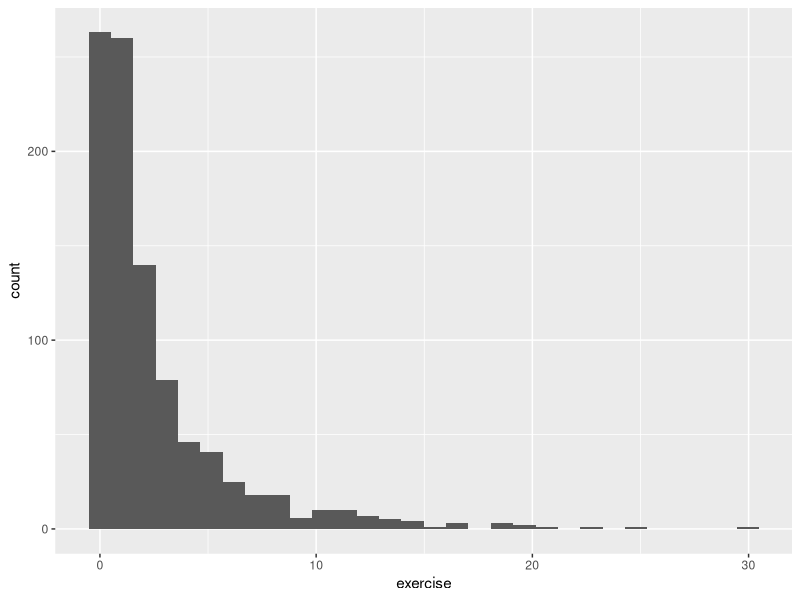
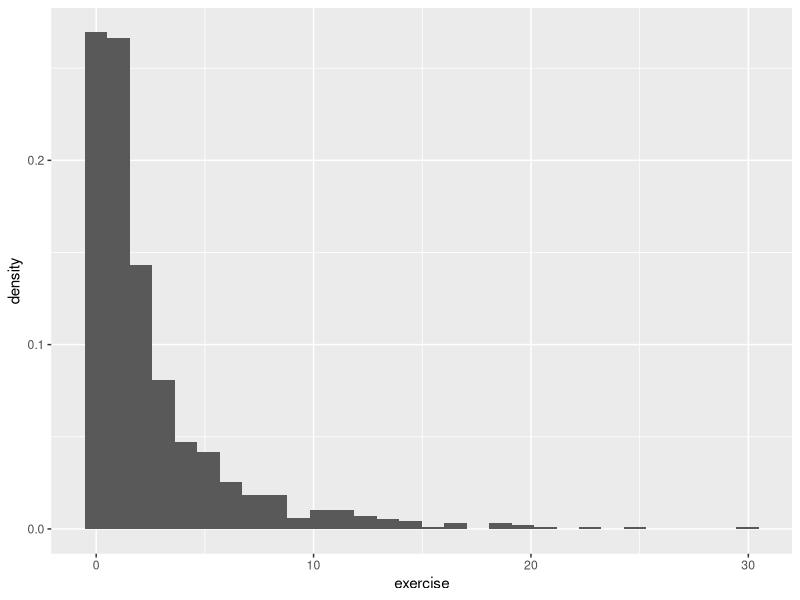
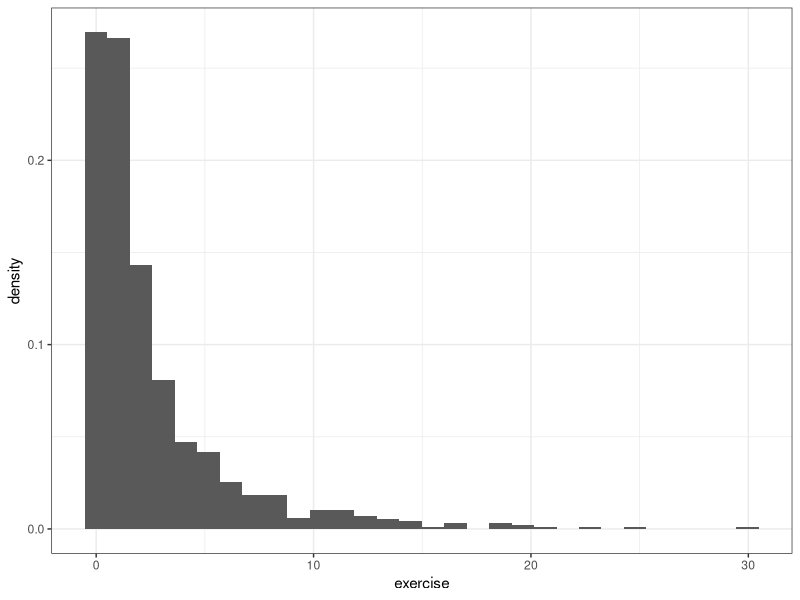
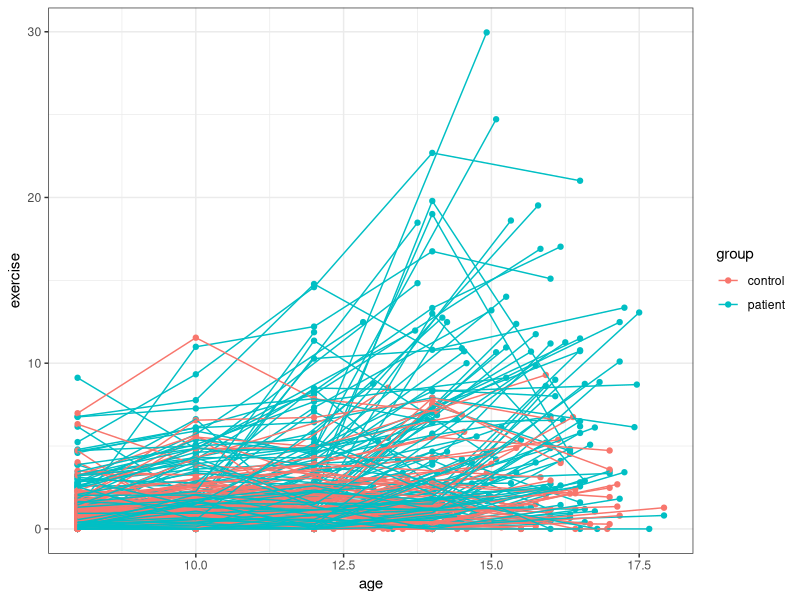
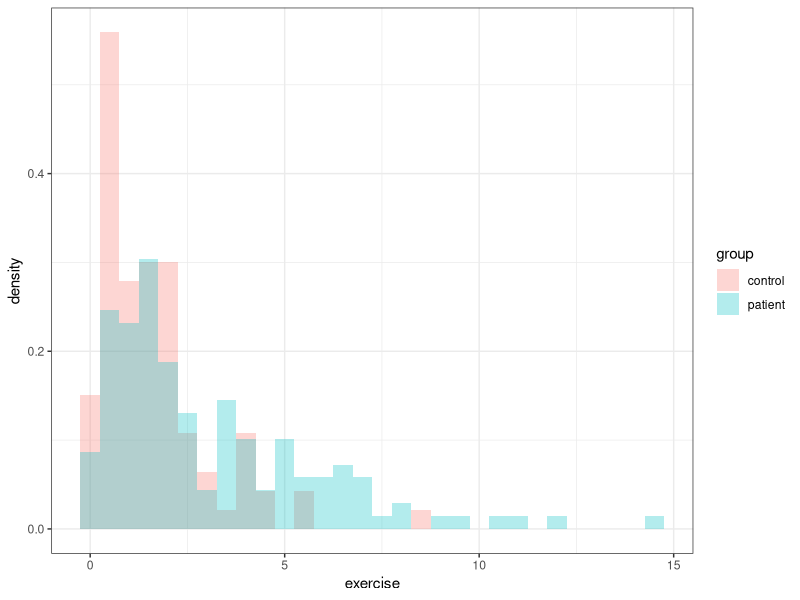
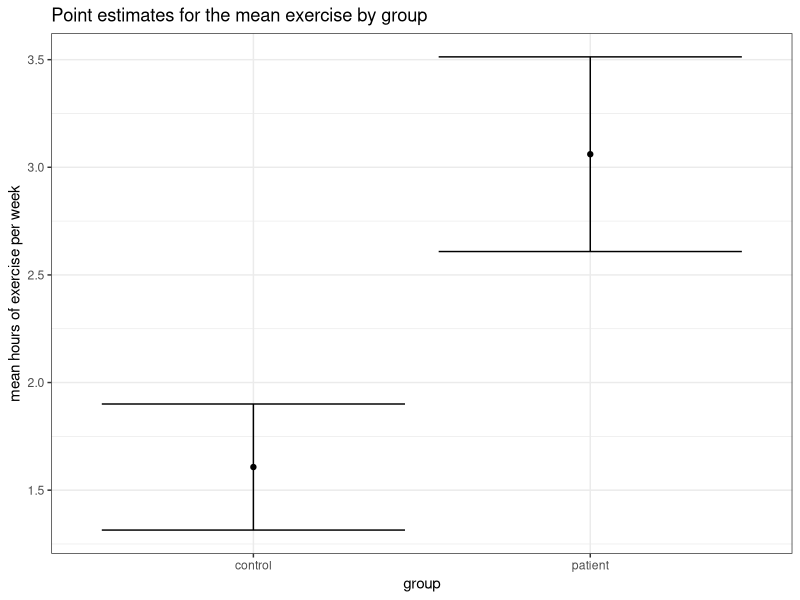
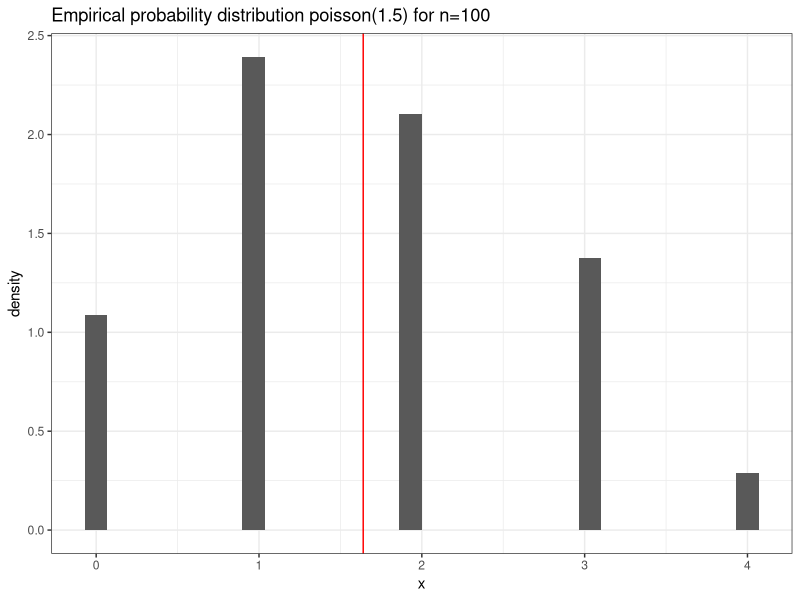
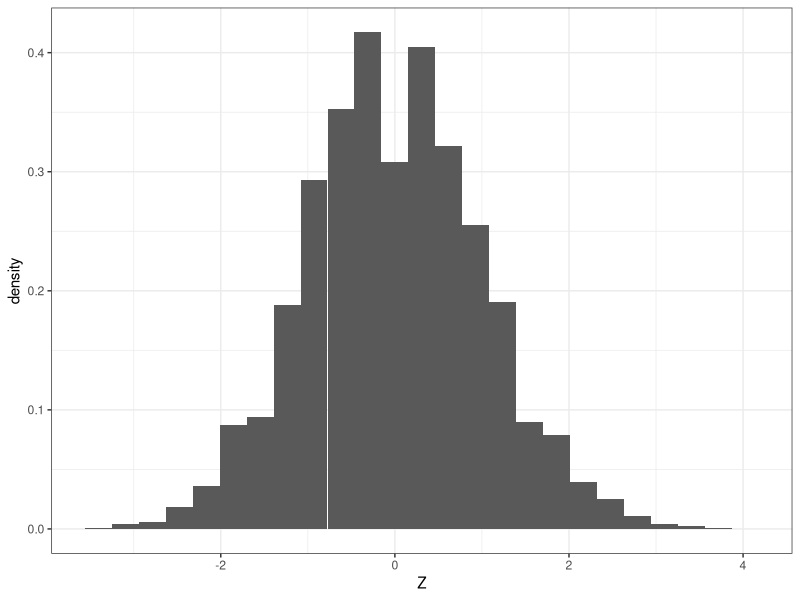

The R script that drew these images, in order:
## ---- chunk 1
library("tidyverse") #ggplot2, dplyr, etc.
library("reshape2") #need this for melt() 
library("car") #contains dataset
## ---- chunk 2
data(Blackmore)   
head(Blackmore)
## ---- chunk 3
Blackmore %>% filter(group=="patient") 

# You do not have to use piping, just makes it cleaner
filter(Blackmore,group=="patient")

# You can also just use base R
Blackmore[Blackmore$group=="patient",]

## ---- chunk 4
Blackmore %>% select(subject,exercise)

#and in base R...
Blackmore[c("subject","exercise")]
## ---- chunk 5
Blackmore %>% mutate(age_new = age^2) 

#and in base R...
Blackmore$age_new = Blackmore$age^2
## ---- chunk 6
Blackmore %>% summarise(age_mean = mean(age),age_sd = sd(age))

#and in base R...
mean(Blackmore$age)
sd(Blackmore$age)
## ---- chunk 7
Blackmore %>% group_by(group) %>% summarise(age_mean = mean(age),age_sd = sd(age)) 

#and in base R...
mean(Blackmore[Blackmore$group=="patient",]$age)
mean(Blackmore[Blackmore$group=="patient",]$age)
sd(Blackmore[Blackmore$group=="control",]$age)
sd(Blackmore[Blackmore$group=="patient",]$age)
## ---- chunk 8
# Initialize the plot with data and aesthetics
p <- ggplot(Blackmore,aes(x=exercise)) 

# Add layer 
p1 <- p + geom_histogram() 
p1
p2 <- p + geom_histogram(aes(y=stat(density)))
p2
# Make pretty
p2 + theme_bw()
## ---- chunk 9
#correct
ggplot(Blackmore,aes(x=age,y=exercise,group=subject,color=group)) + 
  geom_point() + geom_line() + theme_bw()
## ---- chunk 10
Blackmore %>% dplyr::select(subject,group,exercise) %>% 
  group_by(subject,group) %>% summarise(exercise=mean(exercise)) -> df 
## ---- chunk 11
ggplot(df,aes(exercise,fill=group)) + 
  geom_histogram(aes(y=stat(density)),alpha=0.3,position='identity') + theme_bw()
## ---- chunk 12
Blackmore %>% dplyr::select(subject,group,exercise) %>% 
  group_by(subject,group) %>%
  summarise(meanex1=mean(exercise)) %>%
  group_by(group) %>% summarise(meanex=mean(meanex1),sd=sd(meanex1),n=n()) %>% 
  mutate(ci_low = meanex-qnorm(.975)*sd/sqrt(n), 
         ci_up = meanex+qnorm(.975)*sd/sqrt(n)) -> df 
## ---- chunk 13
ggplot(df,aes(y=meanex,x=group)) + 
  geom_point() + geom_errorbar(aes(ymin=ci_low, ymax=ci_up)) + 
  theme_bw() + labs(title="Point estimates for the mean exercise by group",y="mean hours of exercise per week")
## ---- chunk 14
set.seed(1567)
lambda <-  1.5
x <- rpois(100,1.5)
x.df <- data.frame(x)

ggplot(x.df,aes(x)) + geom_histogram(aes(y= stat(density))) + 
  geom_vline(xintercept=mean(x),col="red") + #add red vertical line
  theme_bw() + 
  labs(title="Empirical probability distribution poisson(1.5) for n=100") + 
  scale_x_continuous(breaks=seq(0,max(x),1)) #change the number of ticks
## ---- chunk 15
set.seed(33)
R = 10000
sigma = sqrt(1.5)
Z <- sapply(1:R,function(x,n) {sqrt(n)*(mean(rpois(n,lambda)) - lambda)/sigma},n=100)
## ---- chunk 16
df.lhs <- data.frame(Z)
ggplot(df.lhs,aes(Z)) + 
  geom_histogram(aes(y= stat(density)),bins=25) + 
  theme_bw()
## ---- chunk 17
ggplot(df.lhs,aes(Z)) + 
  geom_histogram(aes(y= stat(density)),bins=25) + 
  stat_function(fun = dnorm, args = list(mean = 0, sd = 1),col = 'red') + #add density
  theme_bw()
## ---- chunk 18
set.seed(9876)
N <- c(5,10,25,50,100,1000)
set.seed(4)
results <- sapply(N,function(n,mu,sd=sigma) {
  sapply(1:R,function(x) {sqrt(n)*(mean(rpois(n,mu)) - mu)/sigma})}, mu=lambda)

#using a for loop
set.seed(4)
results <- matrix(NA,R,length(N))
for (n in 1:length(N)){
  for (i in 1:R){
    results[i,n] <- sqrt(N[n])*(mean(rpois(N[n],lambda)) - lambda)/sigma
  }
}
## ---- chunk 19
colnames(results) <- paste0("n=",N)
results %>% melt() -> results.df

ggplot(results.df,aes(value)) + 
  geom_histogram(aes(y=stat(density)),bins=25) + 
  facet_wrap(~Var2) +
  stat_function(fun = dnorm, args = list(mean = 0, sd = 1),col = 'red') + 
  theme_bw() + labs(title="Distribution of the sample mean by sample sizes")
## ---- chunk 20
set.seed(98)
lambda=1.5
n=100 #size of samples
R=100 #number of random samples
xsamp <- sapply(1:R,function(x) {rpois(n,lambda)})
xsamp.df <- data.frame(xsamp)
colnames(xsamp.df) <- paste0("samp",1:R)

xsamp.df %>% melt() %>% group_by(variable) %>% 
  summarise(meanex=mean(value),sd=sd(value),n=n()) %>%
  arrange(meanex) %>%
  mutate(variable = factor(variable, variable),
         ci_low = meanex-qnorm(.975)*sd/sqrt(n), 
         ci_up = meanex+qnorm(.975)*sd/sqrt(n)) %>% 
  mutate(`cover mean?` = (lambda > ci_low & lambda < ci_up)) -> df

ggplot(df,aes(y=meanex,x=variable,color=`cover mean?`)) + 
  geom_point() + geom_errorbar(aes(ymin=ci_low, ymax=ci_up)) + 
  geom_hline(yintercept=1.5, col="red") + theme_bw() + 
  theme(axis.text.x=element_blank(),axis.ticks.x = element_blank()) + 
  labs(title="95% CI from 100 samples of size 100",x="sample") 
